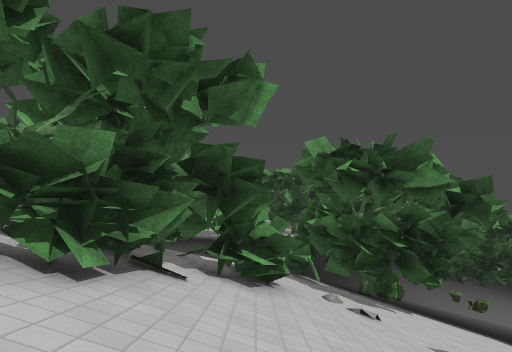
view 1 (above)

24 first-person views from a walk through a Godot game level. The camera is 1.4 m above the floor, looks level and sees 75° across. The floor is counted in squares, 2 m on a side. Each view is taken from the middle of a square. On the plan, view 1 faces up. The plan holds only what a view shows up to about 10 squares ahead; the rest is blank. The place goes on beyond the plan. Surface patterns are stand-ins for the level's own textures.

view 2
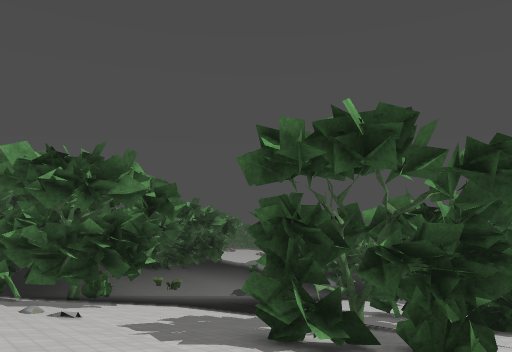

view 3
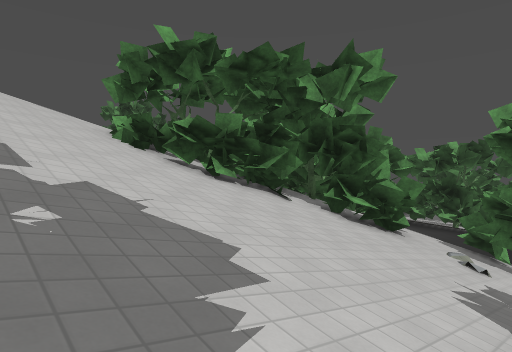

view 4
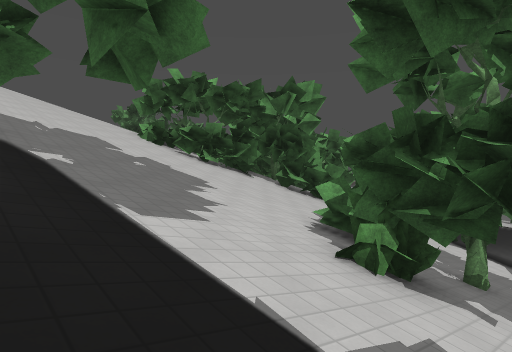

view 5
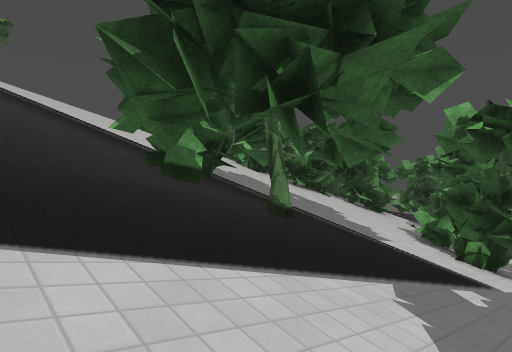

view 6
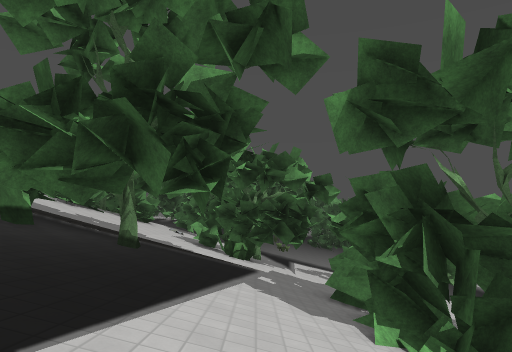

view 7
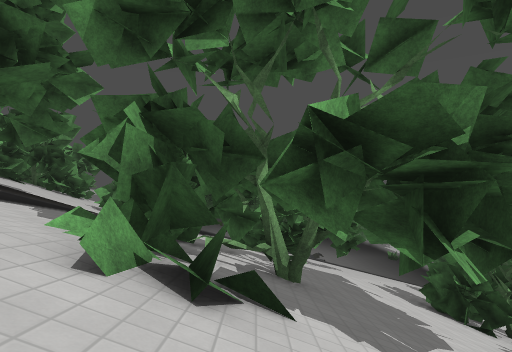

view 8
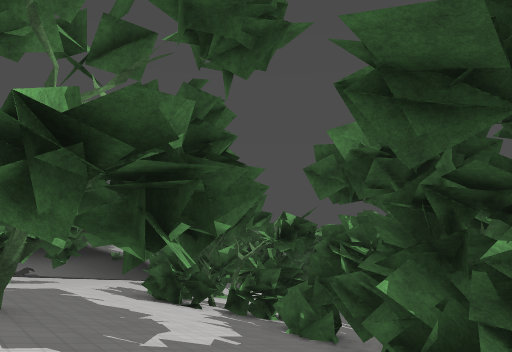

view 9
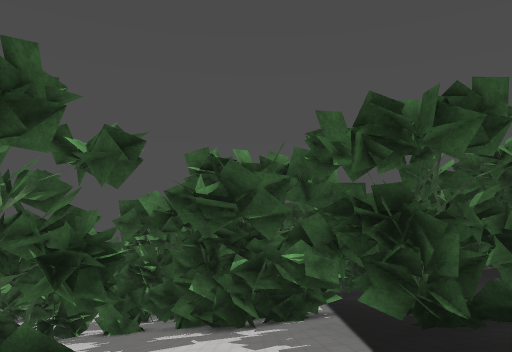

view 10
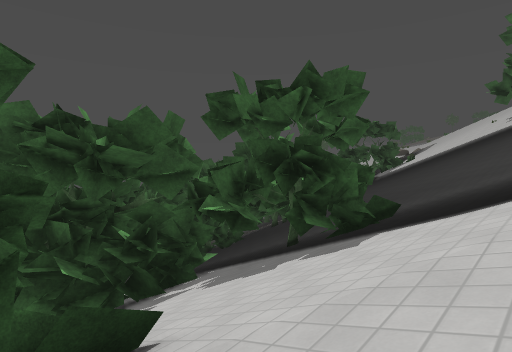

view 11
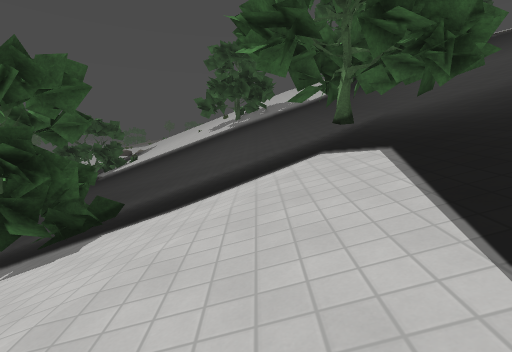

view 12
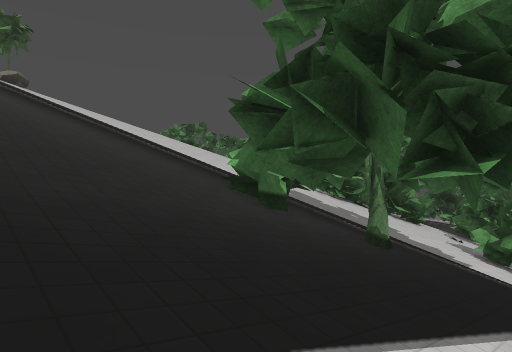

view 13
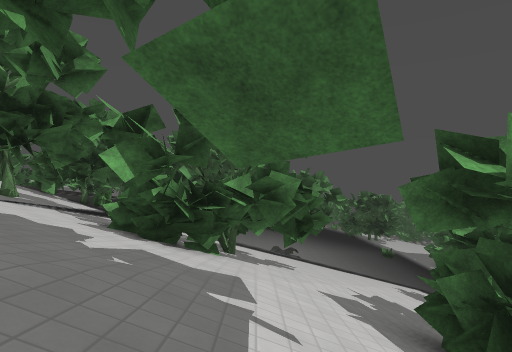

view 14
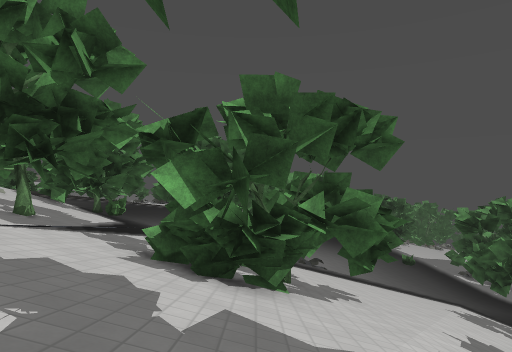

view 15
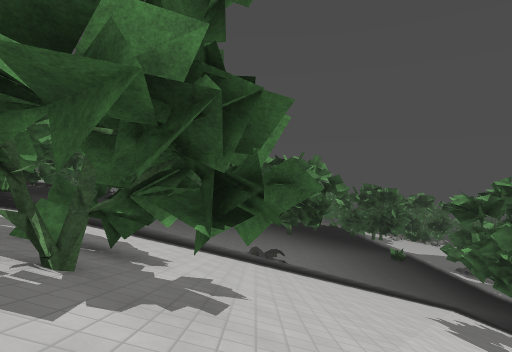

view 16
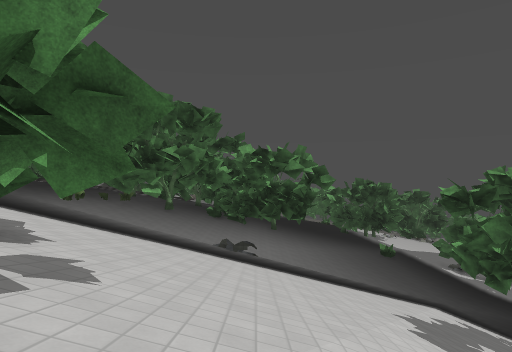

view 17
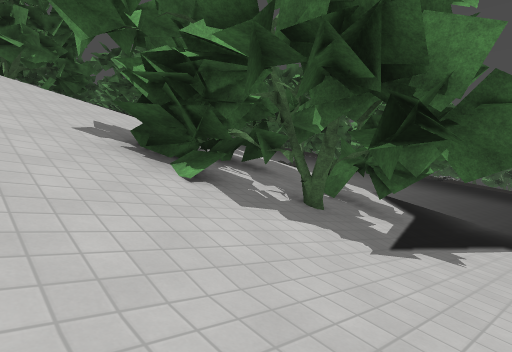

view 18
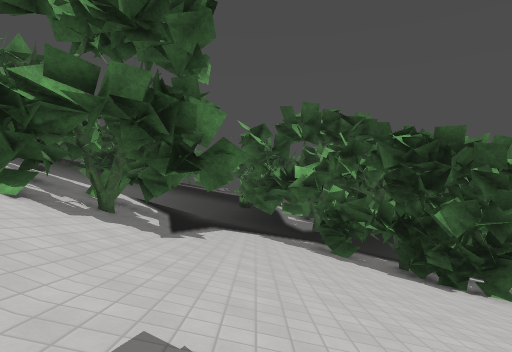

view 19
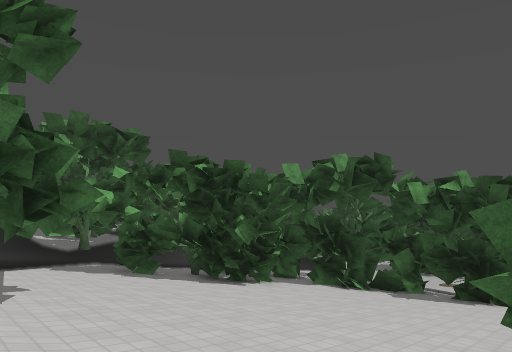

view 20
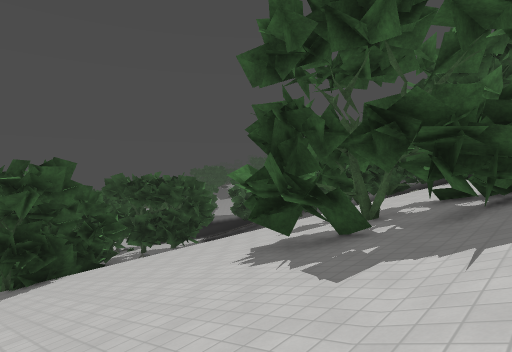

view 21
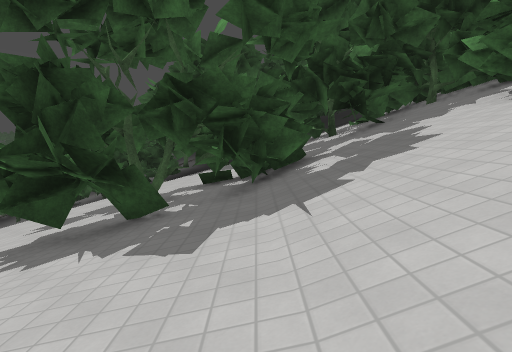

view 22
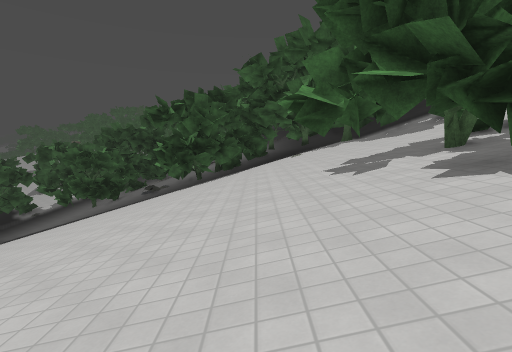

view 23
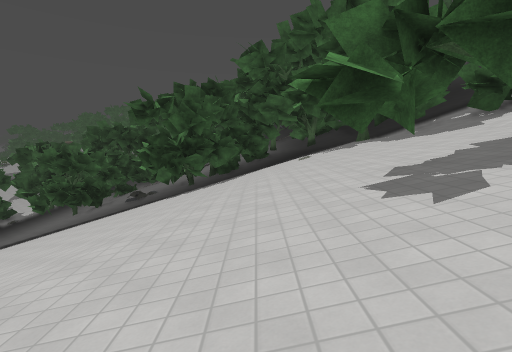

view 24
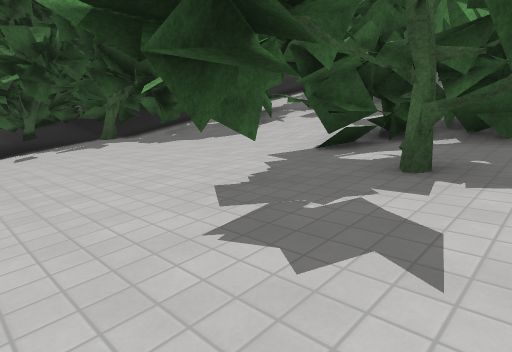

### Floor plan
Key: @ floor where view 1 was taken; # wall or solid block; x gap in a wall; . main floor; : floor 0.75 m higher than the main floor; - floor 0.75 m lower than the main floor; + floor 1.5 m higher than the main floor; _ floor 1.75 m lower than the main floor; * floor 2.25 m higher than the main floor; < floor 2.5 m lower than the main floor; % floor 3.25 m higher than the main floor; ( floor 3.25 m lower than the main floor; & floor 8.75 m higher than the main floor; / step, stairs or slope; = window, fence, low wall or low ledge; ^ raised ledge; v drop or lower ground; T thing the floor can be seen under or through.
Columns run from 7 left of view 1 to 30 right of it. Each row starts with its distance up from view 1.
 11          v              vvv
 10         ##vvvvvvvvvvvvvvvvvv
  9         ###vvvvvvvvvvvvvvv--_
  8        //xv vvvvvvv%////:v.-__#
  7     ##=//###vvvv/////////v.--###
  6     ####/////v////////////..-###
  5      ###/////=//////////##..--###
  4      ##//////= ////////#=/...-_####
  3    ####/////#=//##/////#//#..--__/##
  2   /##/////^##=/###=////##/:...-__<##
  1  //////////##=/###=///////::..-___<#
  0  //////@////#=//#//// ////+:...-__<##
 -1  ///////////////=//### ////::..-___##
 -2    /////=/#==//////####////+TT..-__
 -3    //// #^#==/##////###///#TTT..-__
 -4    //==####=//x=/////^=//##TT T..-_<
 -5    ==# ####=//###///##////#T+T:..-__(
 -6 ==^      ##=//###=//x=/##//+T+:..-__<
 -7          ##=//=////#####/=/*++:..-__<(
 -8          #=///////&## ####/*+++:.-__<(
 -9          #=///////##    ##/**++:..__<(
-10           #=//=//###     ###*++:..-_<(
-11            ^===####       #%*++:..-__(
-12             #####         =%%*+
-13                            ==*+
-14                            #==
-15                              ^

Positions as (right, up) in squares from view 1, and headings:
1: (0, 0), facing up
2: (0, -1), facing up-right
3: (3, -1), facing up-left
4: (6, -3), facing up-left
5: (6, -7), facing up-left
6: (5, -9), facing up
7: (8, -9), facing up
8: (8, -9), facing up-right
9: (4, -9), facing right
10: (5, -6), facing down-right
11: (5, -6), facing down
12: (5, -8), facing up-left
13: (10, -5), facing up
14: (9, -4), facing up
15: (11, -1), facing up
16: (12, 0), facing up
17: (20, 0), facing up-left
18: (20, -2), facing up
19: (18, -2), facing up-right
20: (18, 2), facing down-right
21: (19, 2), facing down
22: (24, 1), facing down
23: (24, -1), facing down
24: (24, -3), facing down-left
